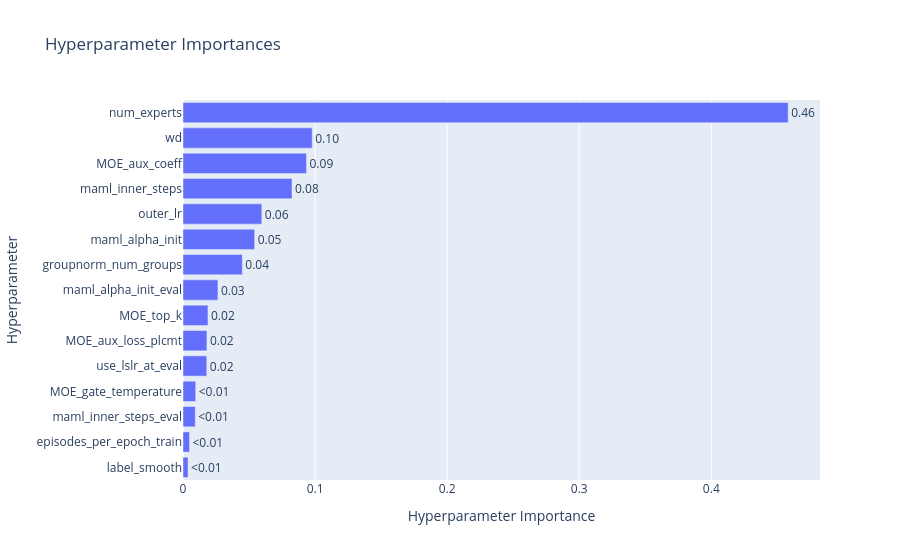

The notebook cell this image was saved under:
### Code cell
# 2. Plot Hyperparameter Importance
try:
    fig_imp = plot_param_importances(study)
    fig_imp.show()
except Exception as e:
    print(f"Could not plot importance (might need more trials): {e}")

### Figure 1 — Plotly figure (JSON) as saved in the notebook; plotly's stock layout.template omitted (floating-point values rounded to 4 significant figures)
{"data": [{"cliponaxis": false, "hovertemplate": ["label_smooth (CategoricalDistribution): 0.0038252274896974953<extra></extra>", "episodes_per_epoch_train (CategoricalDistribution): 0.0049134474118472<extra></extra>", "maml_inner_steps_eval (CategoricalDistribution): 0.009278067641152483<extra></extra>", "MOE_gate_temperature (FloatDistribution): 0.009632191856825791<extra></extra>", "use_lslr_at_eval (CategoricalDistribution): 0.017997310514701652<extra></extra>", "MOE_aux_loss_plcmt (CategoricalDistribution): 0.01811965349201731<extra></extra>", "MOE_top_k (CategoricalDistribution): 0.018900800974433897<extra></extra>", "maml_alpha_init_eval (FloatDistribution): 0.02644148306693634<extra></extra>", "groupnorm_num_groups (CategoricalDistribution): 0.0449160873515954<extra></extra>", "maml_alpha_init (FloatDistribution): 0.05424905849981534<extra></extra>", "outer_lr (FloatDistribution): 0.05966994447483137<extra></extra>", "maml_inner_steps (CategoricalDistribution): 0.08253604808543102<extra></extra>", "MOE_aux_coeff (FloatDistribution): 0.09349484668291415<extra></extra>", "wd (FloatDistribution): 0.097843249138411<extra></extra>", "num_experts (CategoricalDistribution): 0.4581825833193895<extra></extra>"], "name": "Objective Value", "orientation": "h", "text": ["<0.01", "<0.01", "<0.01", "<0.01", "0.02", "0.02", "0.02", "0.03", "0.04", "0.05", "0.06", "0.08", "0.09", "0.10", "0.46"], "textposition": "outside", "type": "bar", "x": [0.003825, 0.004913, 0.009278, 0.009632, 0.018, 0.01812, 0.0189, 0.02644, 0.04492, 0.05425, 0.05967, 0.08254, 0.09349, 0.09784, 0.4582], "y": ["label_smooth", "episodes_per_epoch_train", "maml_inner_steps_eval", "MOE_gate_temperature", "use_lslr_at_eval", "MOE_aux_loss_plcmt", "MOE_top_k", "maml_alpha_init_eval", "groupnorm_num_groups", "maml_alpha_init", "outer_lr", "maml_inner_steps", "MOE_aux_coeff", "wd", "num_experts"]}], "layout": {"title": {"text": "Hyperparameter Importances"}, "xaxis": {"title": {"text": "Hyperparameter Importance"}}, "yaxis": {"title": {"text": "Hyperparameter"}}}}
